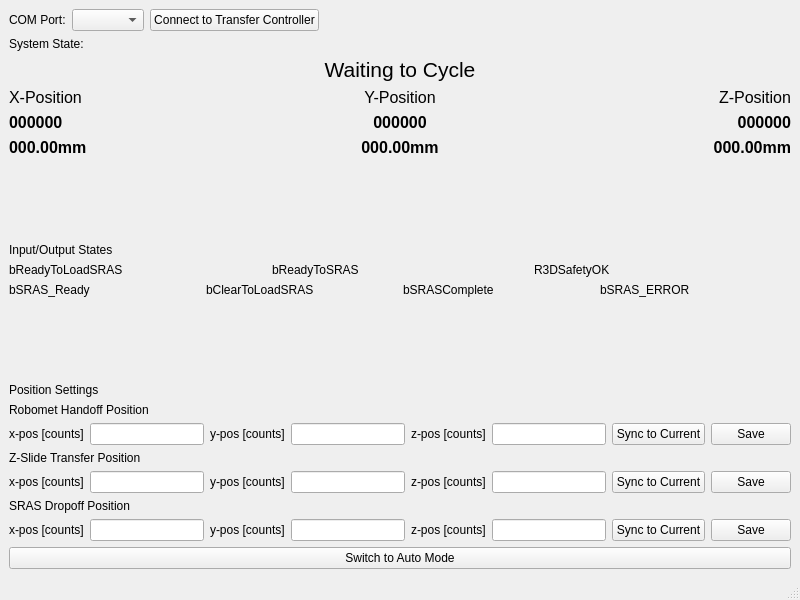
<?xml version="1.0" encoding="UTF-8"?>
<ui version="4.0">
 <class>MainWindow</class>
 <widget class="QMainWindow" name="MainWindow">
  <property name="geometry">
   <rect>
    <x>0</x>
    <y>0</y>
    <width>800</width>
    <height>600</height>
   </rect>
  </property>
  <property name="windowTitle">
   <string>MainWindow</string>
  </property>
  <widget class="QWidget" name="centralwidget">
   <layout class="QHBoxLayout" name="horizontalLayout">
    <item>
     <layout class="QVBoxLayout" name="verticalLayout">
      <item>
       <layout class="QHBoxLayout" name="horizontalLayout_3">
        <item>
         <widget class="QLabel" name="label">
          <property name="text">
           <string>COM Port:</string>
          </property>
         </widget>
        </item>
        <item>
         <widget class="QComboBox" name="combo_comselect"/>
        </item>
        <item>
         <widget class="QPushButton" name="button_comconnect">
          <property name="text">
           <string>Connect to Transfer Controller</string>
          </property>
         </widget>
        </item>
        <item>
         <spacer name="horizontalSpacer">
          <property name="orientation">
           <enum>Qt::Horizontal</enum>
          </property>
          <property name="sizeHint" stdset="0">
           <size>
            <width>40</width>
            <height>20</height>
           </size>
          </property>
         </spacer>
        </item>
       </layout>
      </item>
      <item>
       <widget class="QLabel" name="label_26">
        <property name="text">
         <string>System State:</string>
        </property>
       </widget>
      </item>
      <item>
       <widget class="QLabel" name="label_system_state">
        <property name="font">
         <font>
          <pointsize>16</pointsize>
         </font>
        </property>
        <property name="text">
         <string>Waiting to Cycle</string>
        </property>
        <property name="alignment">
         <set>Qt::AlignCenter</set>
        </property>
       </widget>
      </item>
      <item>
       <layout class="QHBoxLayout" name="horizontalLayout_2">
        <item>
         <widget class="QLabel" name="label_2">
          <property name="font">
           <font>
            <pointsize>12</pointsize>
           </font>
          </property>
          <property name="text">
           <string>X-Position</string>
          </property>
         </widget>
        </item>
        <item>
         <widget class="QLabel" name="label_3">
          <property name="font">
           <font>
            <pointsize>12</pointsize>
           </font>
          </property>
          <property name="text">
           <string>Y-Position</string>
          </property>
          <property name="alignment">
           <set>Qt::AlignCenter</set>
          </property>
         </widget>
        </item>
        <item>
         <widget class="QLabel" name="label_4">
          <property name="font">
           <font>
            <pointsize>12</pointsize>
           </font>
          </property>
          <property name="text">
           <string>Z-Position</string>
          </property>
          <property name="alignment">
           <set>Qt::AlignRight|Qt::AlignTrailing|Qt::AlignVCenter</set>
          </property>
         </widget>
        </item>
       </layout>
      </item>
      <item>
       <layout class="QHBoxLayout" name="horizontalLayout_5">
        <item>
         <widget class="QLabel" name="xaxis_counts">
          <property name="font">
           <font>
            <pointsize>12</pointsize>
            <weight>75</weight>
            <bold>true</bold>
           </font>
          </property>
          <property name="text">
           <string>000000</string>
          </property>
         </widget>
        </item>
        <item>
         <widget class="QLabel" name="yaxis_counts">
          <property name="font">
           <font>
            <pointsize>12</pointsize>
            <weight>75</weight>
            <bold>true</bold>
           </font>
          </property>
          <property name="text">
           <string>000000</string>
          </property>
          <property name="alignment">
           <set>Qt::AlignCenter</set>
          </property>
         </widget>
        </item>
        <item>
         <widget class="QLabel" name="zaxis_counts">
          <property name="font">
           <font>
            <pointsize>12</pointsize>
            <weight>75</weight>
            <bold>true</bold>
           </font>
          </property>
          <property name="text">
           <string>000000</string>
          </property>
          <property name="alignment">
           <set>Qt::AlignRight|Qt::AlignTrailing|Qt::AlignVCenter</set>
          </property>
         </widget>
        </item>
       </layout>
      </item>
      <item>
       <layout class="QHBoxLayout" name="horizontalLayout_6">
        <item>
         <widget class="QLabel" name="xaxis_mm">
          <property name="font">
           <font>
            <pointsize>12</pointsize>
            <weight>75</weight>
            <bold>true</bold>
           </font>
          </property>
          <property name="text">
           <string>000.00mm</string>
          </property>
         </widget>
        </item>
        <item>
         <widget class="QLabel" name="yaxis_mm">
          <property name="font">
           <font>
            <pointsize>12</pointsize>
            <weight>75</weight>
            <bold>true</bold>
           </font>
          </property>
          <property name="text">
           <string>000.00mm</string>
          </property>
          <property name="alignment">
           <set>Qt::AlignCenter</set>
          </property>
         </widget>
        </item>
        <item>
         <widget class="QLabel" name="zaxis_mm">
          <property name="font">
           <font>
            <pointsize>12</pointsize>
            <weight>75</weight>
            <bold>true</bold>
           </font>
          </property>
          <property name="text">
           <string>000.00mm</string>
          </property>
          <property name="alignment">
           <set>Qt::AlignRight|Qt::AlignTrailing|Qt::AlignVCenter</set>
          </property>
         </widget>
        </item>
       </layout>
      </item>
      <item>
       <spacer name="verticalSpacer">
        <property name="orientation">
         <enum>Qt::Vertical</enum>
        </property>
        <property name="sizeHint" stdset="0">
         <size>
          <width>20</width>
          <height>40</height>
         </size>
        </property>
       </spacer>
      </item>
      <item>
       <widget class="QLabel" name="label_5">
        <property name="text">
         <string>Input/Output States</string>
        </property>
       </widget>
      </item>
      <item>
       <layout class="QHBoxLayout" name="horizontalLayout_7">
        <item>
         <widget class="QLabel" name="label_rtl_signal">
          <property name="text">
           <string>bReadyToLoadSRAS</string>
          </property>
         </widget>
        </item>
        <item>
         <widget class="QLabel" name="label_rts_signal">
          <property name="text">
           <string>bReadyToSRAS</string>
          </property>
         </widget>
        </item>
        <item>
         <widget class="QLabel" name="label_r3dsafe">
          <property name="text">
           <string>R3DSafetyOK</string>
          </property>
         </widget>
        </item>
       </layout>
      </item>
      <item>
       <layout class="QHBoxLayout" name="horizontalLayout_8">
        <item>
         <widget class="QLabel" name="label_srasready_signal">
          <property name="text">
           <string>bSRAS_Ready</string>
          </property>
         </widget>
        </item>
        <item>
         <widget class="QLabel" name="label_ctl_signal">
          <property name="text">
           <string>bClearToLoadSRAS</string>
          </property>
         </widget>
        </item>
        <item>
         <widget class="QLabel" name="label_srascomplete_signal">
          <property name="text">
           <string>bSRASComplete</string>
          </property>
         </widget>
        </item>
        <item>
         <widget class="QLabel" name="label_sraserror_signal">
          <property name="text">
           <string>bSRAS_ERROR</string>
          </property>
         </widget>
        </item>
       </layout>
      </item>
      <item>
       <spacer name="verticalSpacer_2">
        <property name="orientation">
         <enum>Qt::Vertical</enum>
        </property>
        <property name="sizeHint" stdset="0">
         <size>
          <width>20</width>
          <height>40</height>
         </size>
        </property>
       </spacer>
      </item>
      <item>
       <widget class="QLabel" name="label_13">
        <property name="text">
         <string>Position Settings</string>
        </property>
       </widget>
      </item>
      <item>
       <widget class="QLabel" name="label_14">
        <property name="text">
         <string>Robomet Handoff Position</string>
        </property>
       </widget>
      </item>
      <item>
       <layout class="QHBoxLayout" name="horizontalLayout_9">
        <item>
         <widget class="QLabel" name="label_15">
          <property name="text">
           <string>x-pos [counts]</string>
          </property>
         </widget>
        </item>
        <item>
         <widget class="QLineEdit" name="txt_r3dh_x"/>
        </item>
        <item>
         <widget class="QLabel" name="label_16">
          <property name="text">
           <string>y-pos [counts]</string>
          </property>
         </widget>
        </item>
        <item>
         <widget class="QLineEdit" name="txt_r3dh_y"/>
        </item>
        <item>
         <widget class="QLabel" name="label_17">
          <property name="text">
           <string>z-pos [counts]</string>
          </property>
         </widget>
        </item>
        <item>
         <widget class="QLineEdit" name="txt_r3dh_z"/>
        </item>
        <item>
         <widget class="QPushButton" name="btn_r3dh_sync">
          <property name="text">
           <string>Sync to Current</string>
          </property>
         </widget>
        </item>
        <item>
         <widget class="QPushButton" name="btn_r3dh_save">
          <property name="text">
           <string>Save</string>
          </property>
         </widget>
        </item>
       </layout>
      </item>
      <item>
       <widget class="QLabel" name="label_18">
        <property name="text">
         <string>Z-Slide Transfer Position</string>
        </property>
       </widget>
      </item>
      <item>
       <layout class="QHBoxLayout" name="horizontalLayout_10">
        <item>
         <widget class="QLabel" name="label_20">
          <property name="text">
           <string>x-pos [counts]</string>
          </property>
         </widget>
        </item>
        <item>
         <widget class="QLineEdit" name="txt_stp_x"/>
        </item>
        <item>
         <widget class="QLabel" name="label_21">
          <property name="text">
           <string>y-pos [counts]</string>
          </property>
         </widget>
        </item>
        <item>
         <widget class="QLineEdit" name="txt_stp_y"/>
        </item>
        <item>
         <widget class="QLabel" name="label_22">
          <property name="text">
           <string>z-pos [counts]</string>
          </property>
         </widget>
        </item>
        <item>
         <widget class="QLineEdit" name="txt_stp_z"/>
        </item>
        <item>
         <widget class="QPushButton" name="btn_stp_sync">
          <property name="text">
           <string>Sync to Current</string>
          </property>
         </widget>
        </item>
        <item>
         <widget class="QPushButton" name="btn_stp_save">
          <property name="text">
           <string>Save</string>
          </property>
         </widget>
        </item>
       </layout>
      </item>
      <item>
       <widget class="QLabel" name="label_19">
        <property name="text">
         <string>SRAS Dropoff Position</string>
        </property>
       </widget>
      </item>
      <item>
       <layout class="QHBoxLayout" name="horizontalLayout_11">
        <item>
         <widget class="QLabel" name="label_23">
          <property name="text">
           <string>x-pos [counts]</string>
          </property>
         </widget>
        </item>
        <item>
         <widget class="QLineEdit" name="txt_sdp_x"/>
        </item>
        <item>
         <widget class="QLabel" name="label_24">
          <property name="text">
           <string>y-pos [counts]</string>
          </property>
         </widget>
        </item>
        <item>
         <widget class="QLineEdit" name="txt_sdp_y"/>
        </item>
        <item>
         <widget class="QLabel" name="label_25">
          <property name="text">
           <string>z-pos [counts]</string>
          </property>
         </widget>
        </item>
        <item>
         <widget class="QLineEdit" name="txt_sdp_z"/>
        </item>
        <item>
         <widget class="QPushButton" name="btn_sdp_sync">
          <property name="text">
           <string>Sync to Current</string>
          </property>
         </widget>
        </item>
        <item>
         <widget class="QPushButton" name="btn_sdp_save">
          <property name="text">
           <string>Save</string>
          </property>
         </widget>
        </item>
       </layout>
      </item>
      <item>
       <widget class="QPushButton" name="btn_auto_toggle">
        <property name="text">
         <string>Switch to Auto Mode</string>
        </property>
       </widget>
      </item>
     </layout>
    </item>
   </layout>
  </widget>
  <widget class="QMenuBar" name="menubar">
   <property name="geometry">
    <rect>
     <x>0</x>
     <y>0</y>
     <width>800</width>
     <height>26</height>
    </rect>
   </property>
  </widget>
  <widget class="QStatusBar" name="statusbar"/>
 </widget>
 <resources/>
 <connections/>
</ui>
